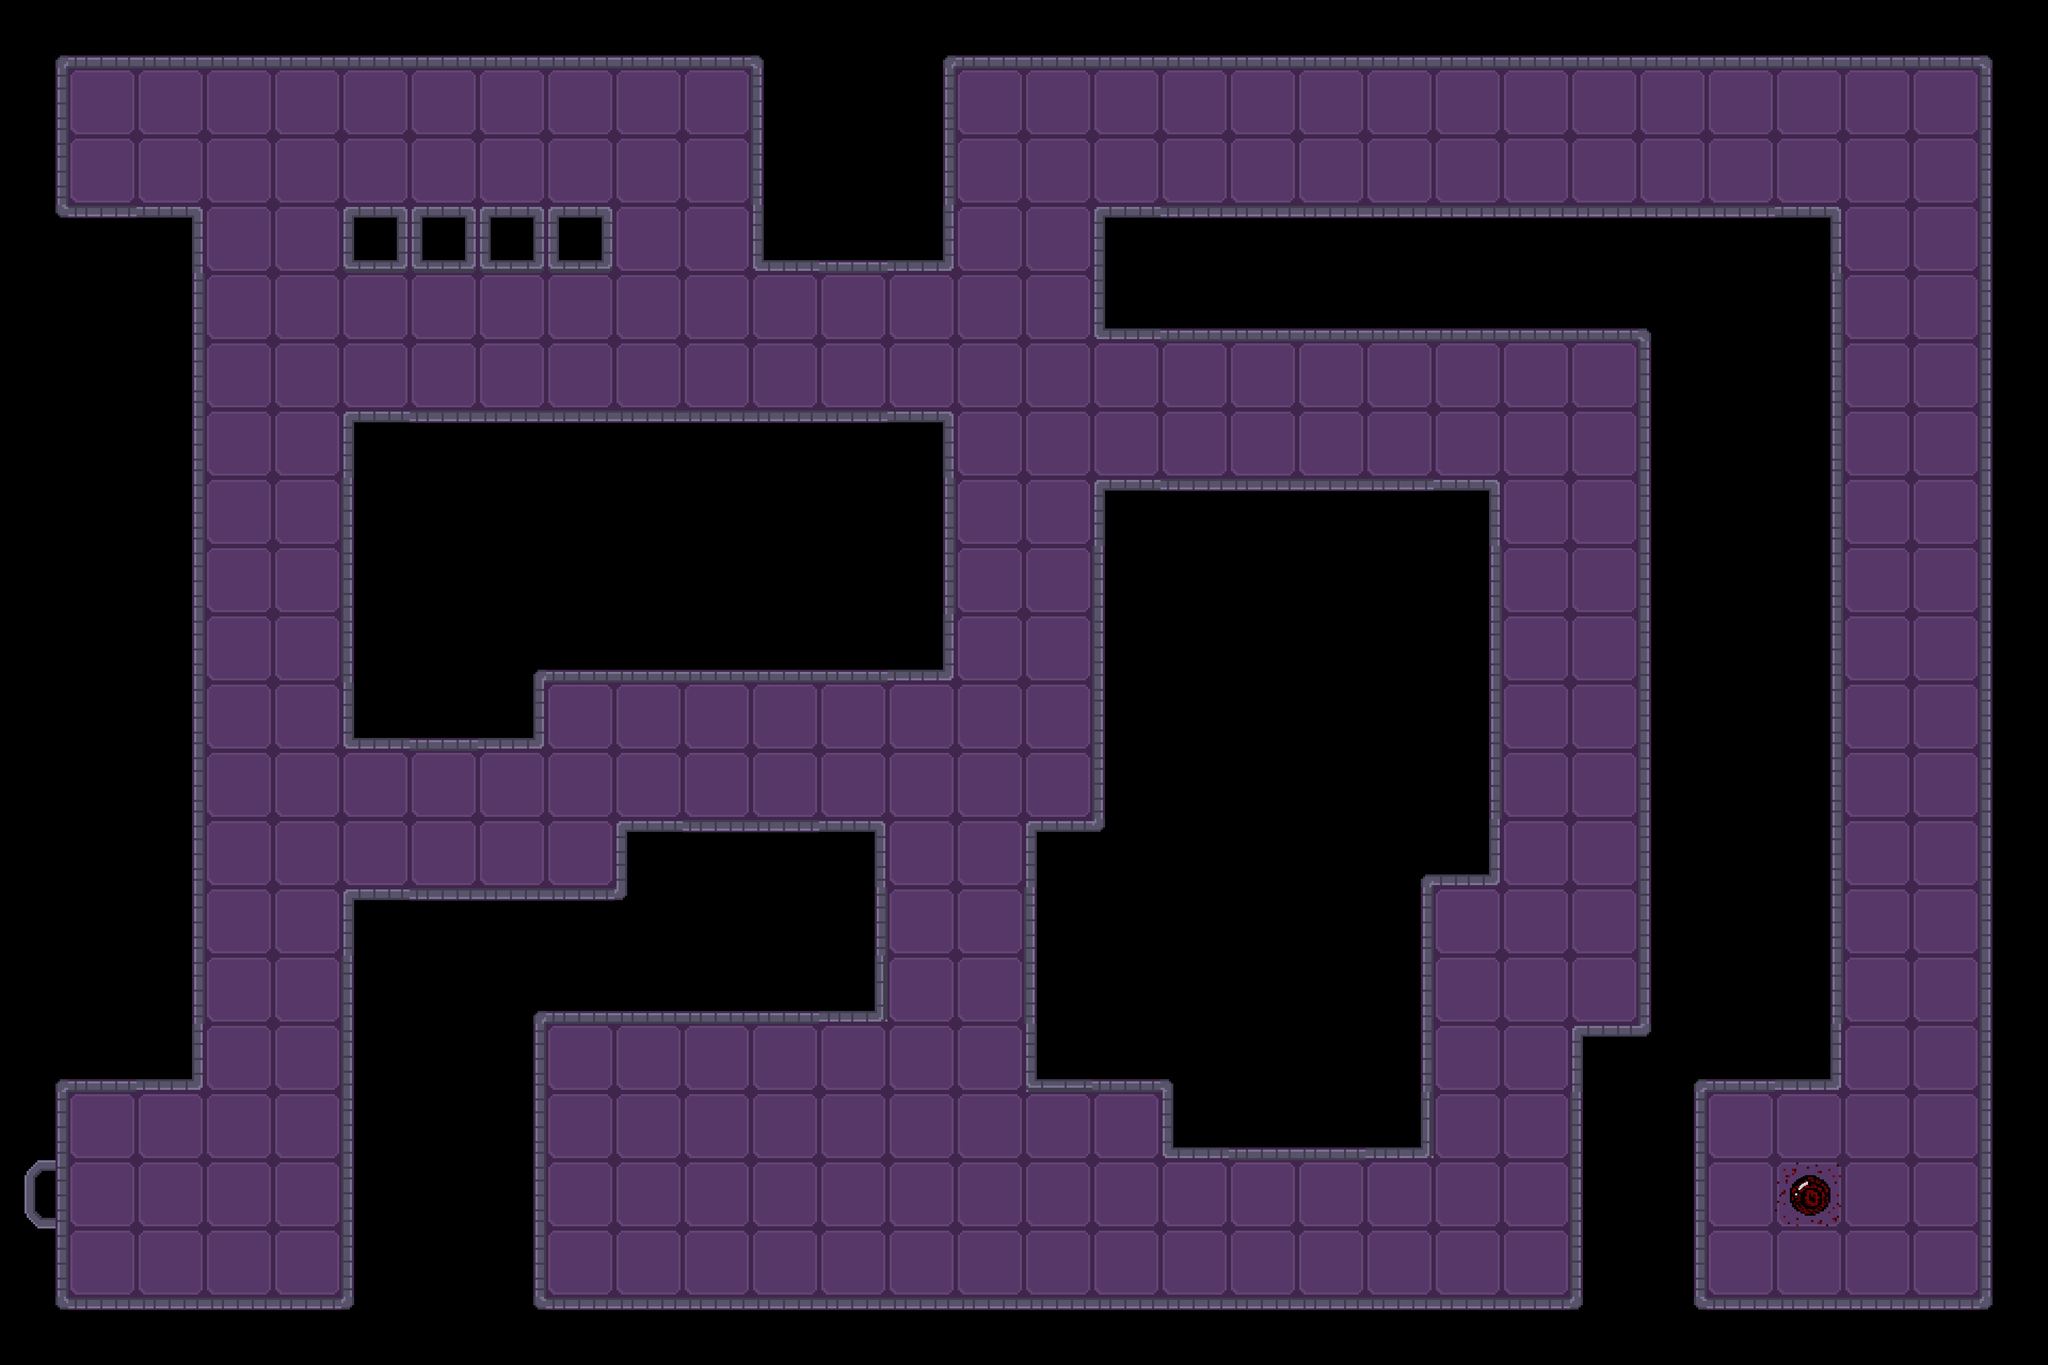

Rendered tile map (Tiled .tmx) drawn with the repository's tilesets; below, a short description and the map source with its tile grids summarised:
An orthogonal 30x20 tile map with 128x128 px tiles, 5 tile layers (floor, puzzle, door, wall, ...), 3 tilesets and 1 object (player).

<map version="1.10" tiledversion="1.11.0" orientation="orthogonal" renderorder="right-down" width="30" height="20" tilewidth="128" tileheight="128" infinite="0" nextlayerid="7" nextobjectid="3">
 <tileset firstgid="1" source="dungeon_tile2.tsx" />
 <tileset firstgid="626" source="dungeon_tile.tsx" />
 <tileset firstgid="726" source="easy/dungeon_tile.tsx" />
 <layer id="2" name="floor" width="30" height="20">
  <data>[600 cells, 275 non-empty, 3 distinct tile ids]</data>
 </layer>
 <layer id="6" name="puzzle" width="30" height="20">
  <data>[600 cells, 1 non-empty, 1 distinct tile ids]</data>
 </layer>
 <layer id="3" name="door" width="30" height="20">
  <data>[600 cells, 0 non-empty, 0 distinct tile ids]</data>
 </layer>
 <layer id="1" name="wall" width="30" height="20">
  <data>[600 cells, 239 non-empty, 11 distinct tile ids]</data>
 </layer>
 <layer id="4" name="objects" width="30" height="20">
  <data>[600 cells, 0 non-empty, 0 distinct tile ids]</data>
 </layer>
 <objectgroup id="5" name="player">
  <object id="1" name="player" x="244" y="2250" />
 </objectgroup>
</map>
